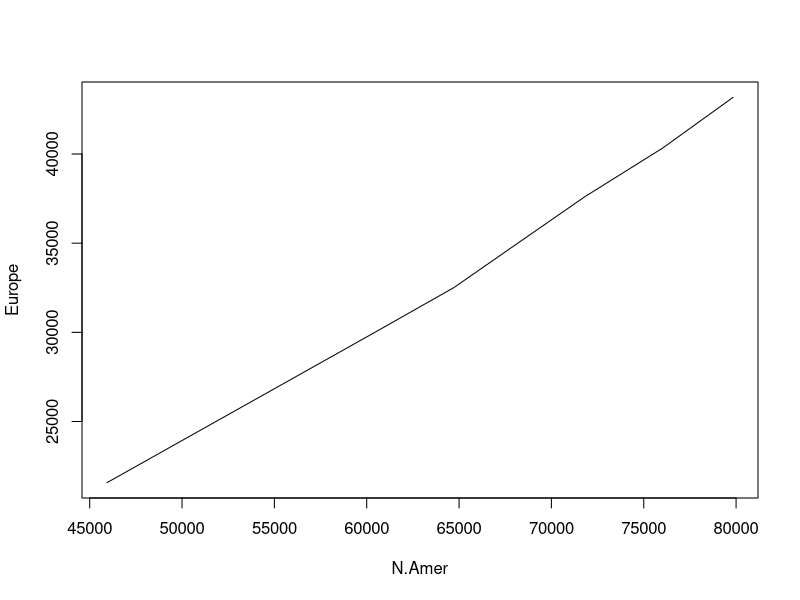
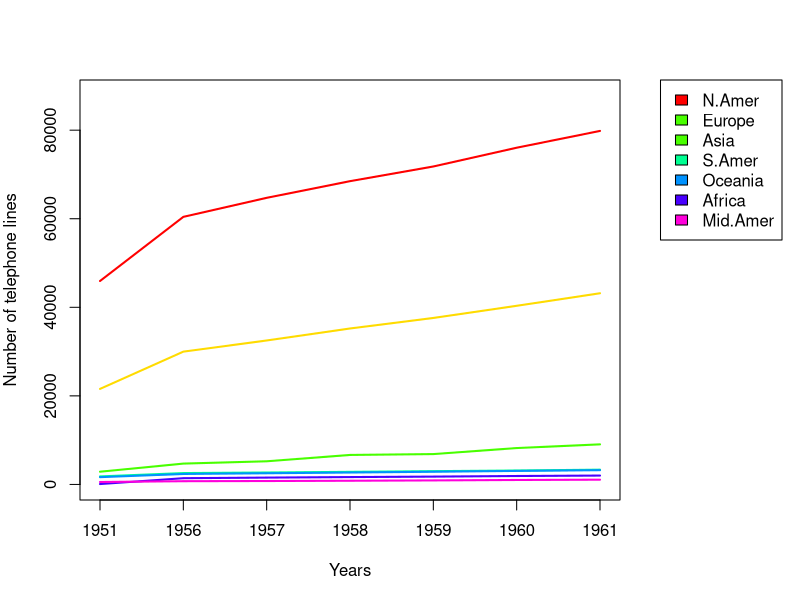
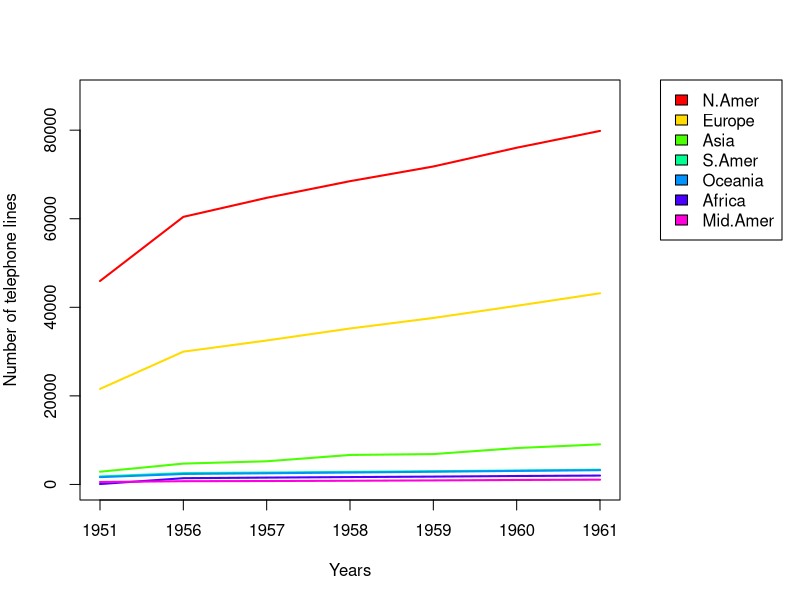
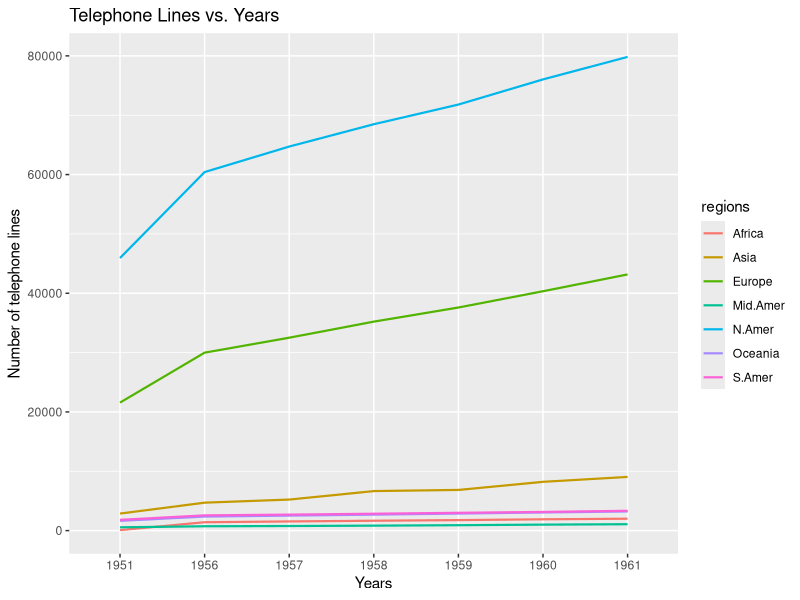
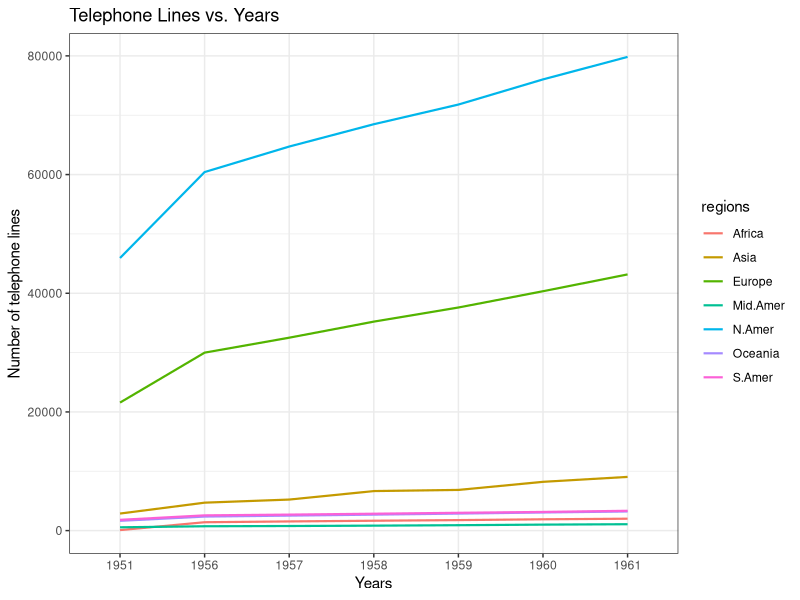

The R script that drew these images, in order:
## ---- chunk 1

data("WorldPhones")

print(x = WorldPhones)

## ---- chunk 2

plot(WorldPhones, type = "l")

## ---- chunk 3

par(mar = c(5,4,4,9), xpd = TRUE)

plot(WorldPhones[,1],
     type = "l",
     xaxt = "n",
     lwd = 2,
     col = "#FF0000", # colour names can be used instead of their Hexadecimal RGB Code (i.e., red)
     xlab = "Years",
     ylab = "Number of telephone lines",
     ylim = c(0, max(WorldPhones) + (max(WorldPhones)*0.1)))

lines(WorldPhones[,2], lwd = 2, col = "#FFDB00")
lines(WorldPhones[,3], lwd = 2, col = "#49FF00")
lines(WorldPhones[,4], lwd = 2, col = "#00FF92")
lines(WorldPhones[,5], lwd = 2, col = "#0092FF")
lines(WorldPhones[,6], lwd = 2, col = "#4900FF")
lines(WorldPhones[,7], lwd = 2, col = "#FF00DB")

axis(side = 1, at = seq(from = 1, to = nrow(x = WorldPhones)), labels = rownames(WorldPhones))

legend("topright", inset = c(-0.3, 0), legend = colnames(WorldPhones), fill = c("#FF0000", "#49FF00", "#49FF00", "#00FF92", "#0092FF", "#4900FF", "#FF00DB"))



## ---- chunk 4

par(mar = c(5,4,4,9), xpd = TRUE)

colvec <- rainbow(n = 7)
names(x = colvec) <- colnames(WorldPhones)

plot(NA,
     xlim = c(1, nrow(WorldPhones)),
     ylim = c(0,max(WorldPhones)+max(WorldPhones)*0.1),
     xlab = "Years",
     ylab = "Number of telephone lines",
     xaxt = "n")


for(i in seq(from = 1, to = ncol(x = WorldPhones))){
  lines(x = seq(from = 1, to = nrow(x = WorldPhones)), y = WorldPhones[,i], col = colvec[i], lwd = 2)
}

axis(side = 1, at = seq(from = 1, to = nrow(x = WorldPhones)), labels = rownames(WorldPhones))

legend("topright", inset = c(-0.3, 0), legend = colnames(WorldPhones), fill = colvec)

## ---- chunk 5

worldphones.newdata <- read.table(file = "world-phones-newdata.txt", header = TRUE)

## ---- chunk 6

# ggplot2 is not part of R-base. Therefore, we may need to install it on our system before using it.

if(!require(ggplot2, quietly = TRUE)){ # check if we have ggplot2 installed, without printing any warning (i.e., quietly). If we do not have ggplot2 installed, try to install it.
  
  install.packages("ggplot2")
  
}

library(ggplot2)

## ---- chunk 7

ggplot() +
  geom_line(mapping = aes(x = as.character(years),
                          y = num.phones,
                          group = regions,
                          col = regions),
            size = 0.75,
            data = worldphones.newdata) +
  xlab("Years") +
  ylab("Number of telephone lines") +
  ggtitle(label = "Telephone Lines vs. Years")

## ---- chunk 8

ggplot() +
  theme_bw() + 
  geom_line(mapping = aes(x = as.character(years),
                          y = num.phones,
                          group = regions,
                          col = regions),
            size = 0.75,
            data = worldphones.newdata) +
  xlab("Years") +
  ylab("Number of telephone lines") +
  ggtitle(label = "Telephone Lines vs. Years")

